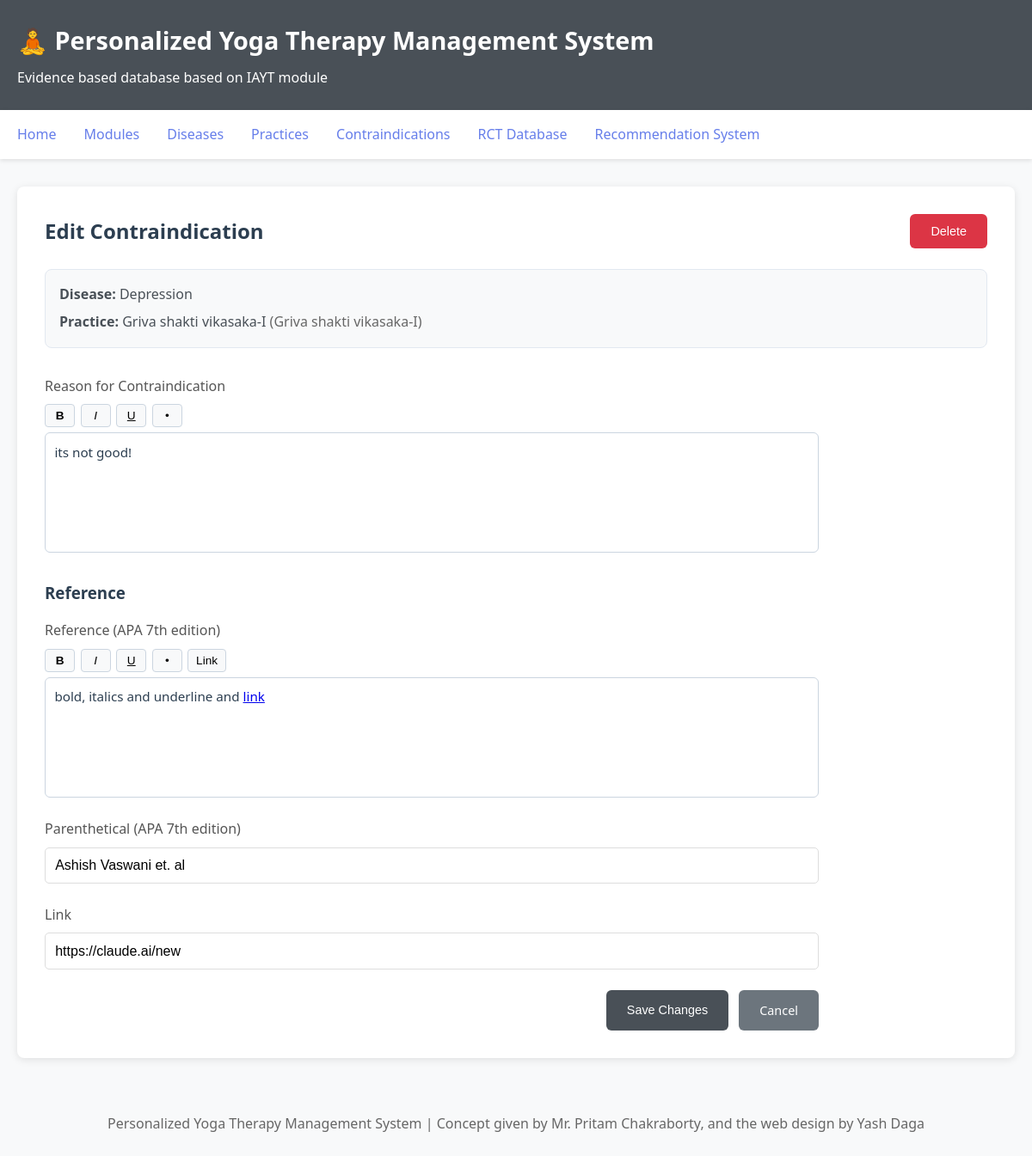
Page /contraindication/1/edit on the committed database.
### database/models.py (models this page shows, shortened)
class Disease(Base):
    __tablename__ = 'diseases'
    id = Column(Integer, primary_key=True)
    name = Column(String(200), unique=True, nullable=False)
    description = Column(Text)
    practices = relationship(
        'Practice',
        secondary=disease_practice_association,
        back_populates='diseases'
    )
    contraindications = relationship(
        'Contraindication',
        secondary=disease_contraindication_association,
        back_populates='diseases'
    )

class Contraindication(Base):
    __tablename__ = 'contraindications'
    id = Column(Integer, primary_key=True)
    practice_sanskrit = Column(String(200))
    practice_english = Column(String(200), nullable=False)
    practice_segment = Column(String(50), nullable=False)
    sub_category = Column(String(100))
    reason = Column(Text)
    source_type = Column(String(50))  # 'book', 'paper', 'ancient_text'
    source_name = Column(String(500))  # Name of book/paper or link
    page_number = Column(String(200))  # Page number/range for books
    apa_citation = Column(Text)  # Full APA citation
    diseases = relationship(
        'Disease',
        secondary=disease_contraindication_association,
        back_populates='contraindications'
    )

### web/app.py (the view, shortened to what this page needs)
@app.route('/contraindication/<int:contraindication_id>/edit', methods=['GET', 'POST'])
def edit_contraindication(contraindication_id):
    session = get_db_session()
    try:
        contraindication = session.query(Contraindication).get(contraindication_id)
        if not contraindication:
            flash('Contraindication not found', 'error')
            return redirect(url_for('list_contraindications'))
        selected_disease = contraindication.diseases[0] if contraindication.diseases else None
        return render_template(
            'edit_contraindication.html',
                             contraindication=contraindication,
            selected_disease=selected_disease
        )
    finally:
        session.close()

### database/models.py (called while the page is built)
def get_session(db_path='sqlite:///yoga_therapy.db'):
    engine = create_engine(db_path, echo=False)
    Session = sessionmaker(bind=engine)
    return Session()

### web/app.py (called while the page is built)
def get_db_session():
    return get_session(DB_PATH)

### web/templates/edit_contraindication.html (shortened to what this page needs)
{% extends "base.html" %}
{% block content %}
<div style="display: flex; justify-content: space-between; align-items: center; margin-bottom: 1.5rem;">
    <h2>Edit Contraindication</h2>
    <form method="POST" action="/contraindication/{{ contraindication.id }}/delete" style="display: inline;" onsubmit="return confirm('Are you sure you want to delete this contraindication?');">
        <button type="submit" class="btn" style="background: #dc3545;">Delete</button>
    </form>
</div>
<div style="margin-bottom: 2rem; padding: 1rem; background: #f8f9fa; border-radius: 8px; border: 1px solid #e2e8f0;">
    {% if selected_disease %}
    <p style="margin: 0 0 0.4rem 0; color: #495057;"><strong>Disease:</strong> {{ selected_disease.name }}</p>
    {% endif %}
    <p style="margin: 0; color: #495057;">
        <strong>Practice:</strong>
        {% if contraindication.practice_sanskrit %}
            {{ contraindication.practice_sanskrit }}
            <span style="color: #666; font-weight: normal;">({{ contraindication.practice_english }})</span>
        {% else %}
            {{ contraindication.practice_english }}
        {% endif %}
    </p>
</div>
<form method="POST" id="edit-contra-form" style="max-width: 900px;">
    <div class="form-group">
        <label>Reason for Contraindication</label>
        <div class="text-toolbar" data-editor="reason-editor">
            <button type="button" class="format-btn" data-command="bold"><strong>B</strong></button>
            <button type="button" class="format-btn" data-command="italic"><em>I</em></button>
            <button type="button" class="format-btn" data-command="underline"><span style="text-decoration: underline;">U</span></button>
            <button type="button" class="format-btn" data-command="insertUnorderedList">&bull;</button>
        </div>
        <div id="reason-editor" class="rich-text-editor" contenteditable="true">{{ (contraindication.reason or '')|safe }}</div>
    </div>
    <h3 style="margin: 2rem 0 1rem 0;">Reference</h3>
    <div class="form-group">
        <label>Reference (APA 7th edition)</label>
        <div class="text-toolbar" data-editor="reference-editor">
            <button type="button" class="format-btn" data-command="bold"><strong>B</strong></button>
            <button type="button" class="format-btn" data-command="italic"><em>I</em></button>
            <button type="button" class="format-btn" data-command="underline"><span style="text-decoration: underline;">U</span></button>
            <button type="button" class="format-btn" data-command="insertUnorderedList">&bull;</button>
            <button type="button" class="format-btn" data-command="link">Link</button>
        </div>
        <div id="reference-editor" class="rich-text-editor" contenteditable="true">{{ (contraindication.apa_citation or '')|safe }}</div>
    </div>
    <div class="compact-grid" style="margin-bottom: 1.5rem; grid-template-columns: repeat(auto-fit, minmax(280px, 1fr));">
        <div class="form-group">
            <label for="parenthetical_citation">Parenthetical (APA 7th edition)</label>
            <input type="text" id="parenthetical_citation" name="parenthetical_citation" value="{{ contraindication.source_type or '' }}" placeholder="e.g., Thirthalli et al., 2013">
        </div>
        <div class="form-group">
            <label for="reference_link">Link</label>
            <input type="url" id="reference_link" name="reference_link" value="{{ contraindication.source_name or '' }}" placeholder="https://doi.org/...">
        </div>
    </div>
    <div style="display: flex; gap: 0.75rem; justify-content: flex-end;">
        <button type="submit" class="btn">Save Changes</button>
        <a href="/contraindications" class="btn btn-secondary">Cancel</a>
    </div>
</form>
{% endblock %}

### web/templates/base.html (style rules this page uses)
* { margin: 0; padding: 0; box-sizing: border-box; }
body { font-family: 'Segoe UI', Tahoma, Geneva, Verdana, sans-serif; line-height: 1.6; color: #2c3e50; background-color: #f8f9fa; }
.btn { display: inline-block; padding: 0.75rem 1.5rem; background: #495057; color: white; text-decoration: none; border-radius: 6px; border: none; cursor: pointer; font-size: 0.9rem; font-weight: 500; transition: background 0.3s ease; }
.btn-secondary { background: #6c757d; }
.form-group { margin-bottom: 1.5rem; }
.form-group label { display: block; margin-bottom: 0.5rem; font-weight: 500; color: #555; }
.form-group input, .form-group select, .form-group textarea { width: 100%; padding: 0.7rem; border: 1px solid #ddd; border-radius: 5px; font-size: 1rem; }

### web/templates/edit_contraindication.html (style rules this page uses)
.text-toolbar { display: flex; gap: 0.4rem; margin-bottom: 0.4rem; }
.format-btn { padding: 0.3rem 0.55rem; border: 1px solid #cbd5e0; border-radius: 4px; background: #f8f9fa; cursor: pointer; font-size: 0.85rem; min-width: 2.2rem; }
.rich-text-editor { min-height: 140px; border: 1px solid #cbd5e0; border-radius: 6px; padding: 0.65rem; font-size: 0.95rem; line-height: 1.5; background: white; }

### rows in the picture
Disease: name "Depression"
Contraindication: practice_sanskrit "Griva shakti vikasaka-I", practice_english "Griva shakti vikasaka-I", reason "its not good!", apa_citation "bold, italics and underline and link", parenthetical_citation "Ashish Vaswani et. al", reference_link "https://claude.ai/new"
